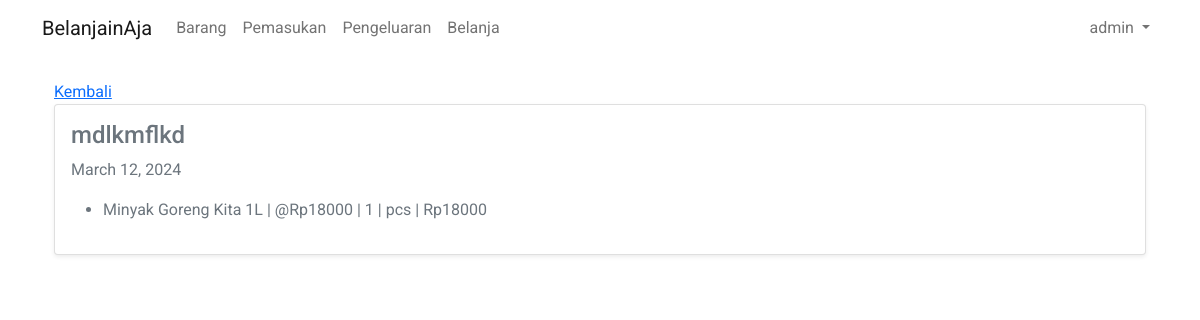
The app's page /belanjainaja/shop/6/detail/ (signed in) with its own data.
### belanjainaja/models.py (models this page shows)
class Shopping(models.Model):
    purchase_date = models.DateField()
    description = models.CharField(max_length=500)
    total_price = models.BigIntegerField(default=0)
    is_verify = models.BooleanField(default=False)
    items = models.ManyToManyField(Item, through='ShoppingItem')

class ShoppingItem(models.Model):
    shopping = models.ForeignKey(Shopping, on_delete=models.CASCADE)
    item = models.ForeignKey(Item, on_delete=models.CASCADE)
    quantity = models.IntegerField()
    price = models.BigIntegerField()
    unit = models.CharField(max_length=10)
    total_price = models.BigIntegerField()

class Item(models.Model):
    name = models.CharField(max_length=50, unique=True)
    price = models.IntegerField()

### belanjainaja/views/shop/__init__.py (the view)
# urls.py: path("shop/<int:shop_id>/detail/", shop.detail, name="shop.detail"),
@login_required
def detail(request, shop_id):
    latest_item_list = Item.objects.all()
    shop = get_object_or_404(Shopping, pk=shop_id)
    shopping_item = ShoppingItem.objects.filter(shopping=shop)
    context = {
        "shop": shop,
        "shopping_item": shopping_item,
        "latest_item_list": latest_item_list
    }
    return render(request, "belanjainaja/shop/detail.html", context=context)

### belanjainaja/templates/belanjainaja/shop/detail.html
{% extends 'belanjainaja/base.html' %}
{% block content %}
<div>
  <div class="container">
    <div class="row">
      <div class="col-12">
        <a href="{% url 'belanja:shop.index' %}">Kembali</a>
        <div class="card text-secondary shadow-sm">
          <div class="card-body">
            <h4 class="card-title">{{shop.description}}</h4>
            <p class="card-text">{{shop.purchase_date}}</p>
            <ul>
              {% for shop in shopping_item %}
              <li>{{shop.item.name}} | @Rp{{shop.price}} | {{ shop.quantity }} | {{ shop.unit }} | Rp{{ shop.total_price }} </li>
              {% endfor %}
            </ul>
          </div>
        </div>
      </div>
    </div>
  </div>
</div>
{% endblock %}

### belanjainaja/templates/belanjainaja/profile-actions.html (shortened to what this page needs)
<a class="nav-link dropdown-toggle" id="profileDropdown" role="button" data-bs-toggle="dropdown" aria-expanded="false">
  {{request.user.username}}
</a>

### belanjainaja/static/belanjainaja/style.css (style rules this page uses)
body { padding: 0; margin: 0; font-family: 'Roboto'; }

### belanjainaja/templates/belanjainaja/base.html (style rules this page uses)
body { padding: 0; margin: 0; font-family: 'Roboto'; }

### records on screen
Shopping: description "mdlkmflkd", purchase_date "March 12, 2024"
ShoppingItem: item.name "Minyak Goreng Kita 1L", price "18000", quantity "1", unit "pcs", total_price "18000"

### other values on screen
{{ request.user.username }} "admin"
